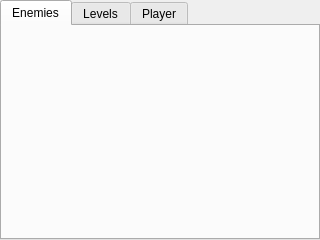
<?xml version="1.0" encoding="UTF-8"?>
<ui version="4.0">
 <class>Window</class>
 <widget class="QTabWidget" name="Window">
  <property name="geometry">
   <rect>
    <x>0</x>
    <y>0</y>
    <width>320</width>
    <height>240</height>
   </rect>
  </property>
  <property name="windowTitle">
   <string>TabWidget</string>
  </property>
  <property name="currentIndex">
   <number>0</number>
  </property>
  <widget class="QWidget" name="enemyTab">
   <attribute name="title">
    <string>Enemies</string>
   </attribute>
  </widget>
  <widget class="QWidget" name="levelTab">
   <attribute name="title">
    <string>Levels</string>
   </attribute>
  </widget>
  <widget class="QWidget" name="playerTab">
   <attribute name="title">
    <string>Player</string>
   </attribute>
  </widget>
 </widget>
 <resources/>
 <connections/>
</ui>
